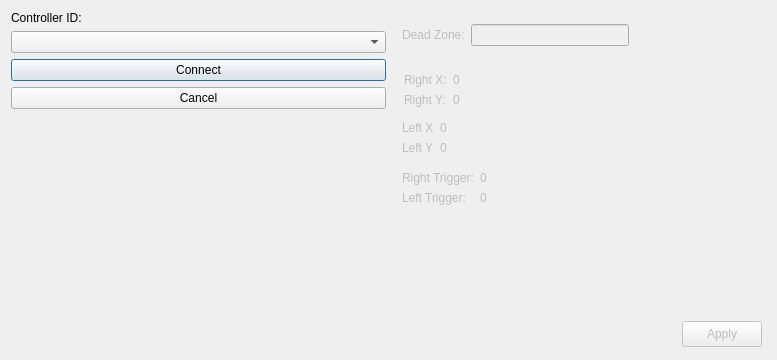
<?xml version="1.0" encoding="UTF-8"?>
<ui version="4.0">
 <class>Controller_Widget</class>
 <widget class="QDialog" name="Controller_Widget">
  <property name="windowModality">
   <enum>Qt::WindowModality::ApplicationModal</enum>
  </property>
  <property name="enabled">
   <bool>true</bool>
  </property>
  <property name="geometry">
   <rect>
    <x>0</x>
    <y>0</y>
    <width>777</width>
    <height>360</height>
   </rect>
  </property>
  <property name="maximumSize">
   <size>
    <width>88888</width>
    <height>88888</height>
   </size>
  </property>
  <property name="windowTitle">
   <string>Controller Connection</string>
  </property>
  <layout class="QGridLayout" name="gridLayout_3">
   <item row="0" column="0">
    <layout class="QVBoxLayout" name="verticalLayout">
     <item>
      <widget class="QLabel" name="label_ID">
       <property name="text">
        <string>Controller ID:</string>
       </property>
      </widget>
     </item>
     <item>
      <widget class="QComboBox" name="combo_ID">
       <property name="placeholderText">
        <string>Seleccione una opción:</string>
       </property>
      </widget>
     </item>
     <item>
      <widget class="QPushButton" name="button_connect">
       <property name="text">
        <string>Connect</string>
       </property>
       <property name="icon">
        <iconset theme="QIcon::ThemeIcon::MediaPlaybackStart"/>
       </property>
      </widget>
     </item>
     <item>
      <widget class="QPushButton" name="button_cancel">
       <property name="text">
        <string>Cancel</string>
       </property>
       <property name="icon">
        <iconset theme="QIcon::ThemeIcon::WindowClose"/>
       </property>
      </widget>
     </item>
     <item>
      <spacer name="verticalSpacer">
       <property name="orientation">
        <enum>Qt::Orientation::Vertical</enum>
       </property>
       <property name="sizeHint" stdset="0">
        <size>
         <width>20</width>
         <height>40</height>
        </size>
       </property>
      </spacer>
     </item>
    </layout>
   </item>
   <item row="0" column="1">
    <widget class="QWidget" name="widget_configurations" native="true">
     <property name="enabled">
      <bool>false</bool>
     </property>
     <widget class="QPushButton" name="button_apply">
      <property name="geometry">
       <rect>
        <x>290</x>
        <y>310</y>
        <width>80</width>
        <height>26</height>
       </rect>
      </property>
      <property name="text">
       <string>Apply</string>
      </property>
      <property name="icon">
       <iconset theme="QIcon::ThemeIcon::ListAdd"/>
      </property>
      <property name="checkable">
       <bool>false</bool>
      </property>
     </widget>
     <widget class="QWidget" name="layoutWidget">
      <property name="geometry">
       <rect>
        <x>10</x>
        <y>10</y>
        <width>227</width>
        <height>28</height>
       </rect>
      </property>
      <layout class="QHBoxLayout" name="horizontalLayout">
       <item>
        <widget class="QLabel" name="label_deadZone">
         <property name="text">
          <string>Dead Zone:</string>
         </property>
        </widget>
       </item>
       <item>
        <widget class="QLineEdit" name="edit_deadZone"/>
       </item>
      </layout>
     </widget>
     <widget class="QWidget" name="layoutWidget_2">
      <property name="geometry">
       <rect>
        <x>10</x>
        <y>110</y>
        <width>111</width>
        <height>44</height>
       </rect>
      </property>
      <layout class="QFormLayout" name="formLayout_2">
       <item row="0" column="0">
        <widget class="QLabel" name="labelTitleLeftX">
         <property name="text">
          <string>Left X</string>
         </property>
        </widget>
       </item>
       <item row="0" column="1">
        <widget class="QLabel" name="labelLeftX">
         <property name="text">
          <string>0</string>
         </property>
        </widget>
       </item>
       <item row="1" column="0">
        <widget class="QLabel" name="labelTitleLeftY">
         <property name="text">
          <string>Left Y</string>
         </property>
        </widget>
       </item>
       <item row="1" column="1">
        <widget class="QLabel" name="labelLeftY">
         <property name="text">
          <string>0</string>
         </property>
        </widget>
       </item>
      </layout>
     </widget>
     <widget class="QWidget" name="layoutWidget_3">
      <property name="geometry">
       <rect>
        <x>10</x>
        <y>160</y>
        <width>131</width>
        <height>44</height>
       </rect>
      </property>
      <layout class="QFormLayout" name="formLayout_3">
       <item row="0" column="0">
        <widget class="QLabel" name="labeTitleRightTrigger">
         <property name="text">
          <string>Right Trigger:</string>
         </property>
        </widget>
       </item>
       <item row="0" column="1">
        <widget class="QLabel" name="labelRightTrigger">
         <property name="text">
          <string>0</string>
         </property>
        </widget>
       </item>
       <item row="1" column="0">
        <widget class="QLabel" name="labeTitleLeftTrigger">
         <property name="text">
          <string>Left Trigger:</string>
         </property>
        </widget>
       </item>
       <item row="1" column="1">
        <widget class="QLabel" name="labelLeftTrigger">
         <property name="text">
          <string>0</string>
         </property>
        </widget>
       </item>
      </layout>
     </widget>
     <widget class="QWidget" name="layoutWidget">
      <property name="geometry">
       <rect>
        <x>12</x>
        <y>62</y>
        <width>111</width>
        <height>44</height>
       </rect>
      </property>
      <layout class="QFormLayout" name="formLayout">
       <item row="0" column="0">
        <widget class="QLabel" name="labelTitleRightX">
         <property name="text">
          <string>Right X:</string>
         </property>
        </widget>
       </item>
       <item row="0" column="1">
        <widget class="QLabel" name="labelRightX">
         <property name="text">
          <string>0</string>
         </property>
        </widget>
       </item>
       <item row="1" column="0">
        <widget class="QLabel" name="labelTitleRightY">
         <property name="text">
          <string>Right Y:</string>
         </property>
        </widget>
       </item>
       <item row="1" column="1">
        <widget class="QLabel" name="labelRightY">
         <property name="text">
          <string>0</string>
         </property>
        </widget>
       </item>
      </layout>
     </widget>
    </widget>
   </item>
  </layout>
 </widget>
 <resources/>
 <connections/>
</ui>
